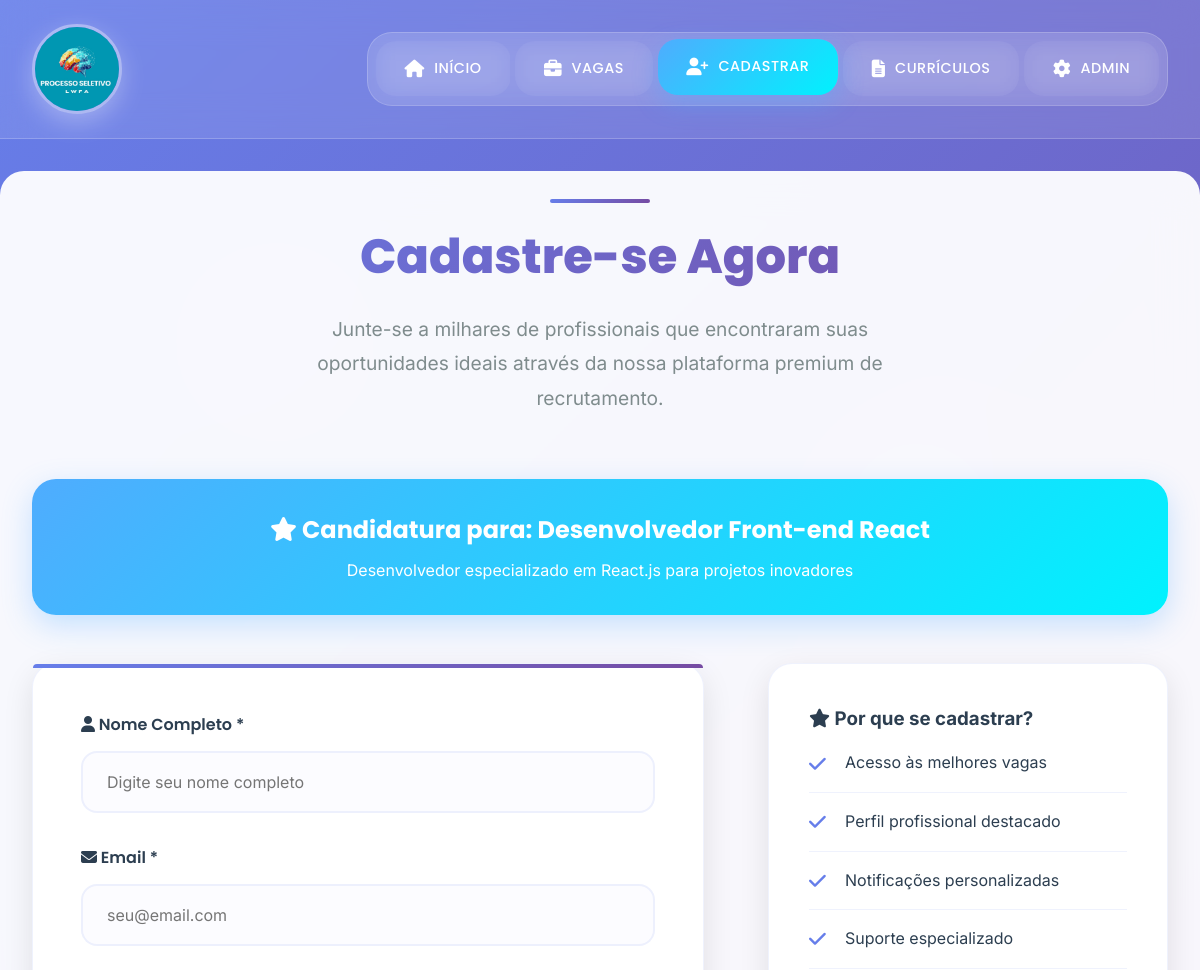
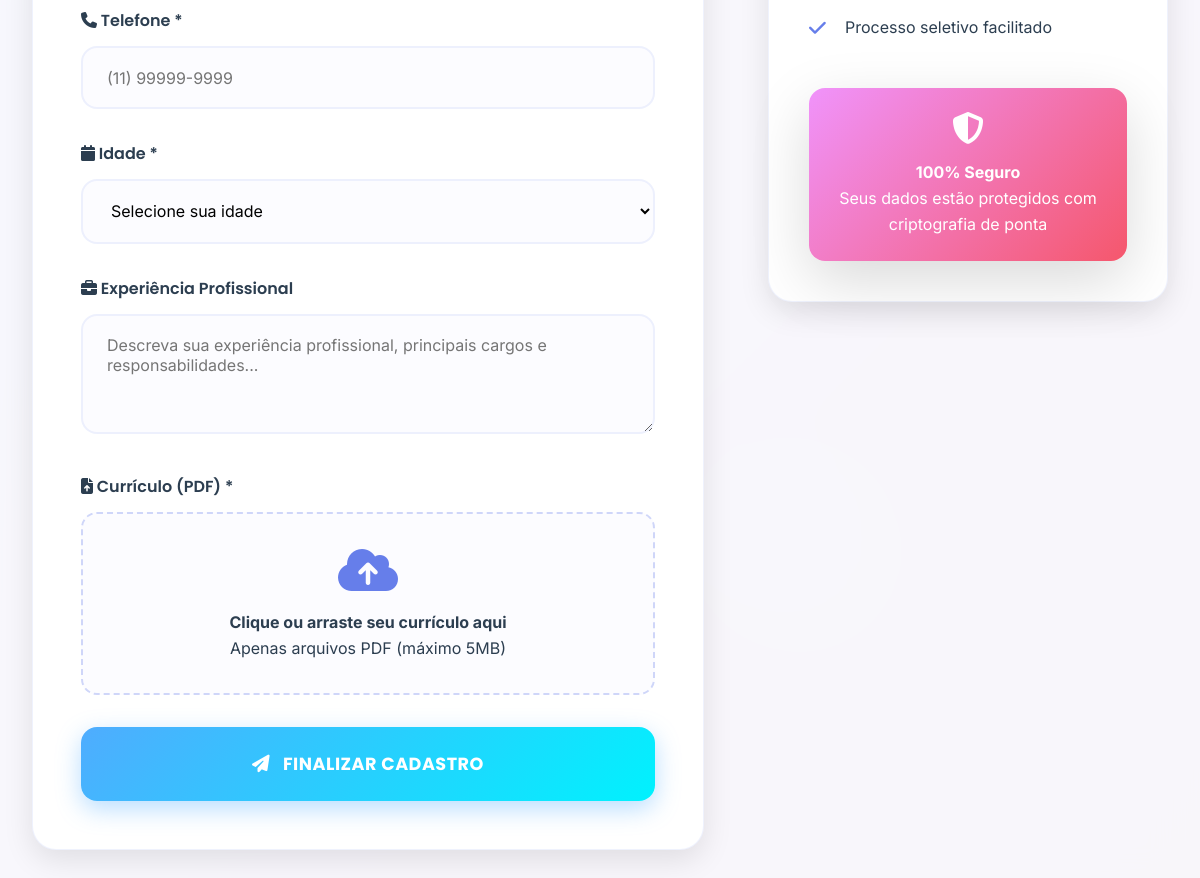
/cadastro.php?vaga_id=1, run on the app's committed database (2 pictures, top to bottom).
### tables this page shows
CREATE TABLE vagas (
    id INT AUTO_INCREMENT PRIMARY KEY,
    titulo VARCHAR(150) NOT NULL,
    empresa VARCHAR(100) NOT NULL,
    descricao TEXT NOT NULL,
    requisitos TEXT,
    beneficios TEXT,
    salario_min DECIMAL(10,2),
    salario_max DECIMAL(10,2),
    tipo_contrato ENUM('clt', 'pj', 'estagio', 'freelancer', 'temporario'),
    modalidade ENUM('presencial', 'remoto', 'hibridinhas', 'híbrido') DEFAULT 'presencial',
    localizacao VARCHAR(100),
    nivel ENUM('junior', 'pleno', 'senior', 'gerencia', 'diretoria'),
    area VARCHAR(50),
    status ENUM('ativa', 'pausada', 'encerrada') DEFAULT 'ativa',
    data_publicacao DATE,
    data_encerramento DATE,
    vagas_disponiveis INT DEFAULT 1,
    visualizacoes INT DEFAULT 0,
    data_criacao TIMESTAMP DEFAULT CURRENT_TIMESTAMP,
    data_atualizacao TIMESTAMP DEFAULT CURRENT_TIMESTAMP ON UPDATE CURRENT_TIMESTAMP
);

### cadastro.php (the view, shortened to what this page needs)
<?php
$servername = "localhost";
$username = "root";
$password = "";
$dbname = "eniac_link";
$vaga_id = isset($_GET['vaga_id']) ? (int)$_GET['vaga_id'] : null;
$mostrar_alerta_vaga = false;
$vaga = null;
if ($vaga_id) {
    try {
        $pdo = new PDO("mysql:host=$servername;dbname=$dbname;charset=utf8", $username, $password);
        $pdo->setAttribute(PDO::ATTR_ERRMODE, PDO::ERRMODE_EXCEPTION);
        $stmt = $pdo->prepare("SELECT * FROM vagas WHERE id = ?");
        $stmt->execute([$vaga_id]);
        $vaga = $stmt->fetch(PDO::FETCH_ASSOC);
        if ($vaga) {
            $mostrar_alerta_vaga = true;
        }
    } catch(PDOException $e) {
    }
}
?>
<!DOCTYPE html>
<html lang="pt-BR">
<head>
  <link rel="stylesheet" href="https://cdnjs.cloudflare.com/ajax/libs/font-awesome/6.4.0/css/all.min.css">
</head>
<body>
  <div class="floating-bg">
  </div>
  <header>
    <div class="header-container">
      <div class="logo-section">
        <img src="imagens/Logoindex.jpg" alt="ENIAC LINK+" class="logo-header">
      </div>
      <nav>
        <a href="index.php"><i class="fas fa-home"></i>Início</a>
        <a href="vagas.php"><i class="fas fa-briefcase"></i>Vagas</a>
        <a href="cadastro.php" class="active"><i class="fas fa-user-plus"></i>Cadastrar</a>
        <a href="curriculos.php"><i class="fas fa-file-alt"></i>Currículos</a>
        <a href="admin.php"><i class="fas fa-cog"></i>Admin</a>
      </nav>
    </div>
  </header>
  <div class="main-container">
    <div class="cadastro-hero">
      <h1>Cadastre-se Agora</h1>
      <p>Junte-se a milhares de profissionais que encontraram suas oportunidades ideais através da nossa plataforma premium de recrutamento.</p>
    </div>
    <?php if ($mostrar_alerta_vaga): ?>
    <div class="vaga-info-alert">
      <h3><i class="fas fa-star"></i> Candidatura para: <?php echo htmlspecialchars($vaga['titulo']); ?></h3>
      <p><?php echo htmlspecialchars($vaga['descricao']); ?></p>
    </div>
    <?php endif; ?>
    <div class="form-container">
      <div class="form-main">
        <form method="POST" action="processar_cadastro.php" enctype="multipart/form-data">
          <div class="form-group">
            <label for="nome"><i class="fas fa-user"></i> Nome Completo *</label>
            <input type="text" id="nome" name="nome" required placeholder="Digite seu nome completo">
          </div>
          <div class="form-group">
            <label for="email"><i class="fas fa-envelope"></i> Email *</label>
            <input type="email" id="email" name="email" required placeholder="seu@email.com">
          </div>
          <div class="form-group">
            <label for="telefone"><i class="fas fa-phone"></i> Telefone *</label>
            <input type="tel" id="telefone" name="telefone" required placeholder="(11) 99999-9999">
          </div>
          <div class="form-group">
            <label for="idade"><i class="fas fa-calendar"></i> Idade *</label>
            <select id="idade" name="idade" required>
              <option value="">Selecione sua idade</option>
            </select>
          </div>
          <div class="form-group">
            <label for="experiencia"><i class="fas fa-briefcase"></i> Experiência Profissional</label>
            <textarea id="experiencia" name="experiencia" placeholder="Descreva sua experiência profissional, principais cargos e responsabilidades..."></textarea>
          </div>
          <div class="form-group">
            <label for="curriculo"><i class="fas fa-file-upload"></i> Currículo (PDF) *</label>
            <div class="file-upload">
              <div class="file-upload-content">
                <i class="fas fa-cloud-upload-alt"></i>
                <h4>Clique ou arraste seu currículo aqui</h4>
                <p>Apenas arquivos PDF (máximo 5MB)</p>
              </div>
            </div>
          </div>
          <button type="submit" class="btn-primary">
            <i class="fas fa-paper-plane"></i>
            Finalizar Cadastro
          </button>
        </form>
      </div>
      <div class="form-sidebar">
        <h3><i class="fas fa-star"></i> Por que se cadastrar?</h3>
        <ul class="benefits-list">
          <li><i class="fas fa-check"></i> Acesso às melhores vagas</li>
          <li><i class="fas fa-check"></i> Perfil profissional destacado</li>
          <li><i class="fas fa-check"></i> Notificações personalizadas</li>
          <li><i class="fas fa-check"></i> Suporte especializado</li>
          <li><i class="fas fa-check"></i> Processo seletivo facilitado</li>
        </ul>
        <div class="security-badge">
          <i class="fas fa-shield-alt"></i>
          <h4>100% Seguro</h4>
          <p>Seus dados estão protegidos com criptografia de ponta</p>
        </div>
      </div>
    </div>
  </div>
</body>
</html>

### data on the page
vagas: titulo "Desenvolvedor Front-end React", descricao "Desenvolvedor especializado em React.js para projetos inovadores"
